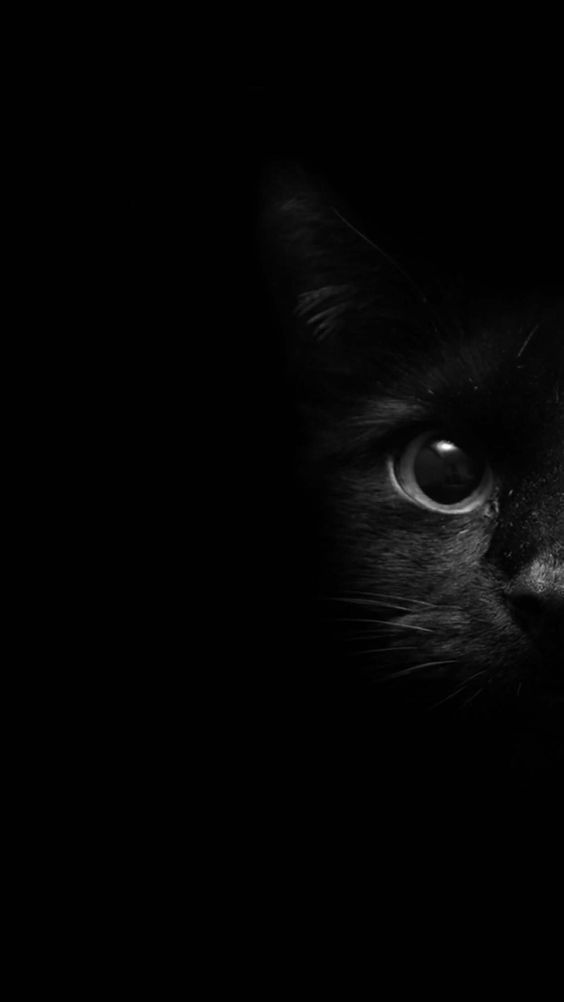
%> input picture Black_cat_eye.jpg, 564 x 1002 px
$ octave image2.m   (GNU Octave 9; MATLAB toolbox functions it lacks are replaced by stand-ins)
%> lines starting %> are read from the running program, lines starting %| are printed output that depends on the picture
% Read the image from a file
img = imread('Black_cat_eye.jpg');
%> img is the input picture: size 1002x564x3 uint8; min 0, max 255, mean 4.2

% Define the maximum intensity level
L = 256;
% Calculate the scaling factor 'c' to make the log transformed pixel values
% span the range of 256 grayscale levels
c = (L - 1) / log(double(max(img(:)) + 1));
%> c = 46.02
% Apply log transformation to the image and scale it using 'c'
log_T = log(double(img) + 1) .* c;
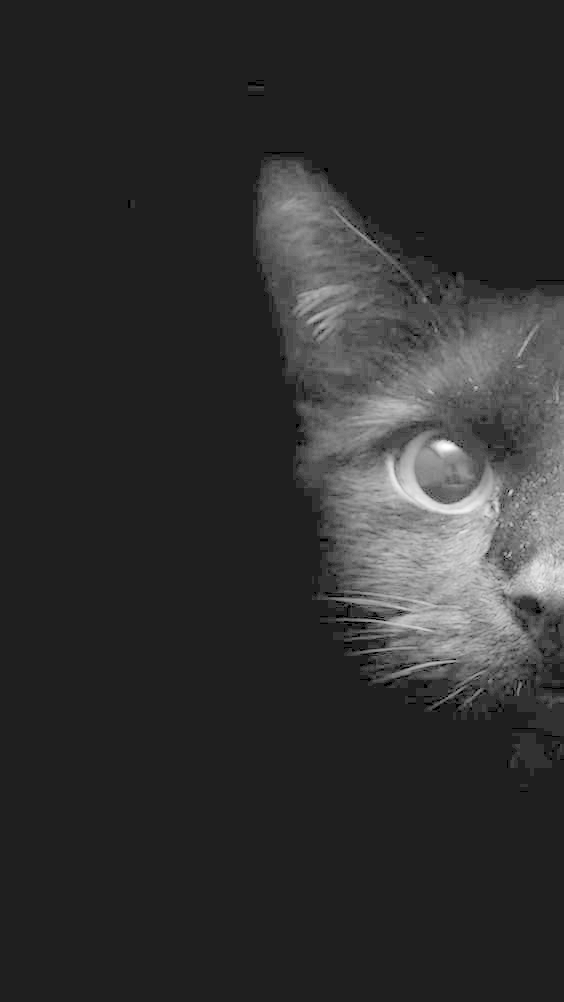
%> log_T: size 1002x564x3 double; min 0, max 255.2, mean 48.5; drawn with min black and max white
% Convert the log-transformed image back to 8-bit unsigned integers
log_Ts = uint8(log_T);

% Apply gamma correction with a gamma value of 2 to the log-transformed image
gamma_corrected = imadjust(log_Ts, [], [], 2);
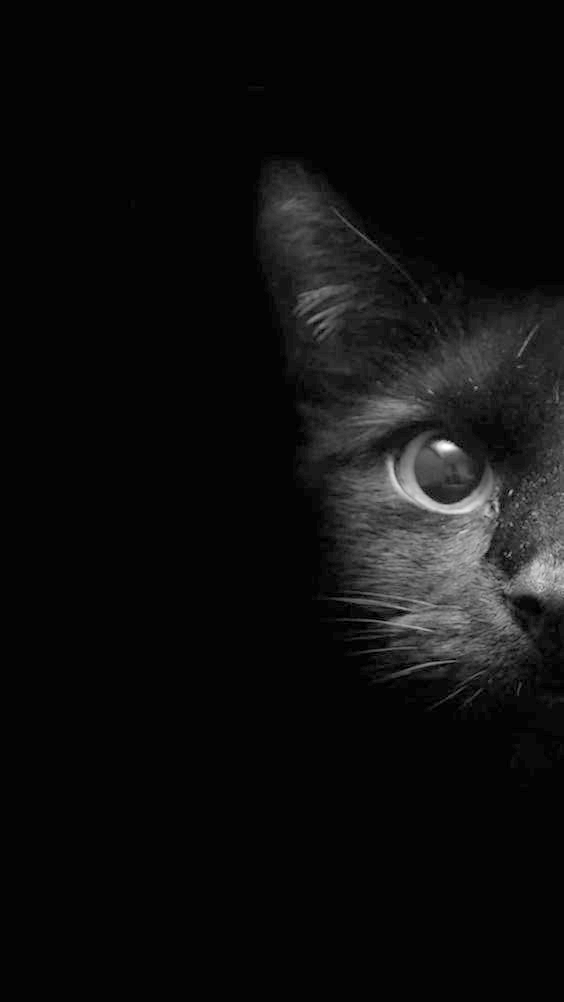
%> gamma_corrected: size 1002x564x3 uint8; min 0, max 255, mean 14.6

% Display the original, log-transformed, and gamma-corrected images in a figure
figure;
% Display the original image in the first subplot
subplot(2, 2, [1,2]);
imshow(img);
title('Original Image');

% Display the log-transformed image in the second subplot
subplot(2, 2, 3);
imshow(log_Ts);
title('Log Transformed');

% Display the gamma-corrected image in the third subplot
subplot(2, 2, 4);
imshow(gamma_corrected);
title('Gamma Corrected = 2');

% Save the log-transformed image to a file
imwrite(log_Ts, 'Log_Transformed.jpg');
% Save the gamma-corrected image to a file
imwrite(gamma_corrected, 'Gamma_Corrected.jpg');
